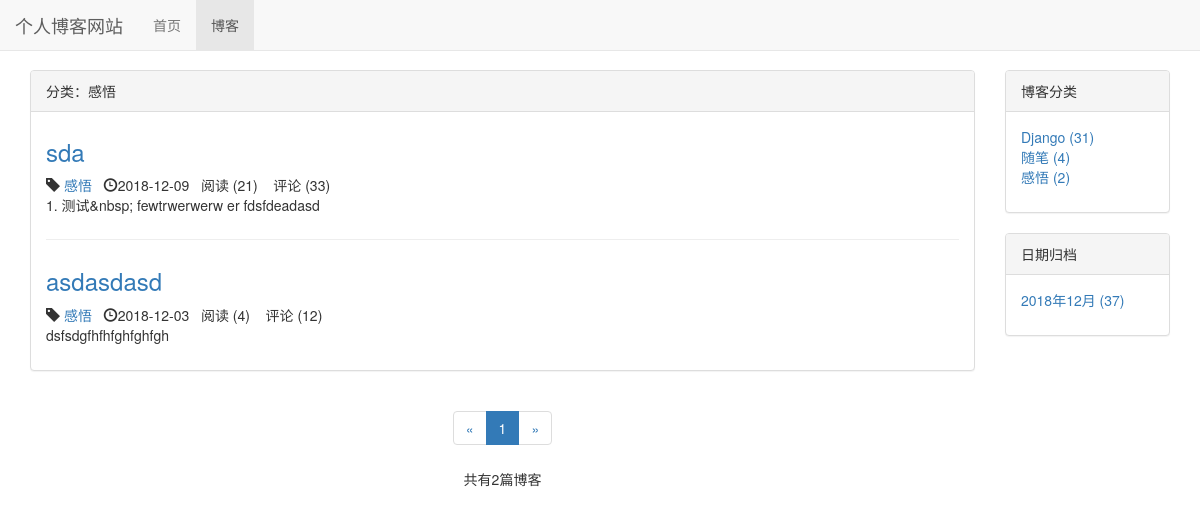
Before: /blog/type/3 with the older database file.
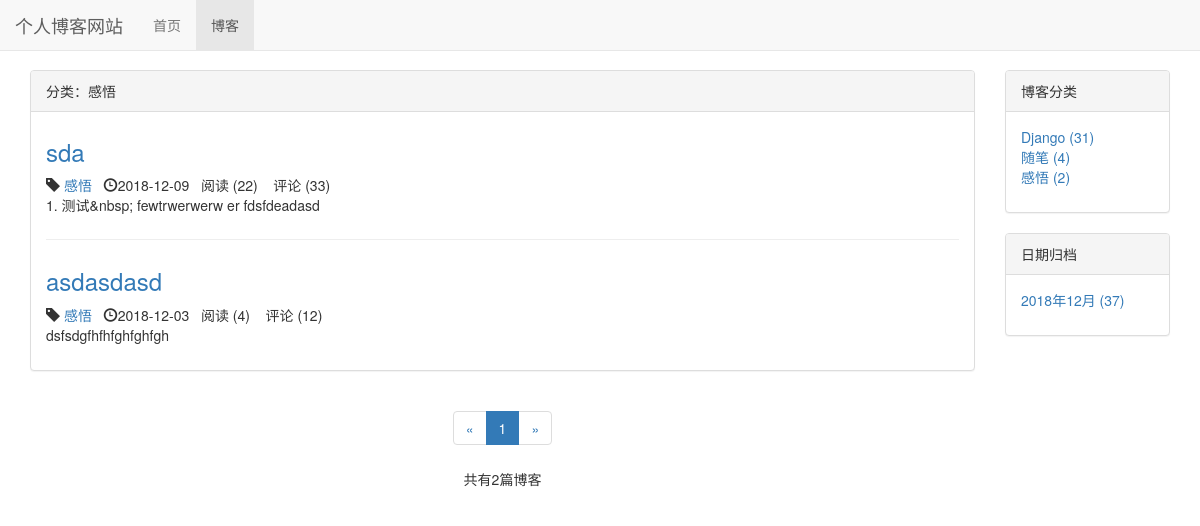
After: the same page with the newer database file.
### blog/models.py (models this page shows, shortened)
class Blog(models.Model,ReadNumExpandMethod):
    title = models.CharField(max_length=50)
    blog_type = models.ForeignKey(BlogType,on_delete=models.CASCADE) # 删除博客对博客类型无影响  多对一
    content = RichTextUploadingField()
    author = models.ForeignKey(User,on_delete=models.CASCADE)
    read_details = GenericRelation(ReadDetail) # 反向关联到ReadDetail    关联以后直接 blog.read_details.all()就能查看该博客所有readdetail
    created_time = models.DateTimeField(auto_now_add=True)
    last_updated_time = models.DateTimeField(auto_now=True)
    class Meta:
        ordering = ['-created_time']  # 按时间排序  最新的在最前

class BlogType (models.Model):
    type_name = models.CharField(max_length=15)
    def __str__ (self):  #让文章选择分类时能看到分类名
        return self.type_name
    def blog_count(self):
        return self.blog_set.count()  # blog_set 反向获取被关联外键的model（模型名称小写加_set）

### read_statistics/models.py (models this page shows)
class ReadNum(models.Model):
    read_num = models.IntegerField(default=0) # 阅读次数
    content_type = models.ForeignKey(ContentType, on_delete=models.CASCADE) # models.CASCADE 删除阅读次数会删除博客   DO_NOTHING  删除阅读次数对应博客本身无影响
    object_id = models.PositiveIntegerField()
    content_object = GenericForeignKey('content_type', 'object_id')

### blog/views.py (the view)
# urls.py: path('type/<int:blog_type_pk>',views.blogs_with_type,name="blogs_with_type"),
def blogs_with_type(request,blog_type_pk):
    blog_type = get_object_or_404(BlogType,pk=blog_type_pk)
    blogs_all_list=Blog.objects.filter(blog_type=blog_type)
    context = {}
    context = get_blog_list_common_date(request,blogs_all_list)
    context['blog_type'] = blog_type
    return render( request,'blog/blogs_with_type.html',context)

### comment/templatetags/comment_tags.py (called while the page is built)
@register.simple_tag
def get_comment_count(obj): # 数量统计
    content_type = ContentType.objects.get_for_model(obj) # 获得obj对应ContentType
    return Comment.objects.filter(content_type=content_type,object_id=obj.pk).count()

### read_statistics/models.py (called while the page is built)
    def get_read_num(self):   # 新增得到阅读数的方法
        try:                 # 会先完成try中的代码 如果完成中发生获取不到的错误 执行后一条
            ct = ContentType.objects.get_for_model(self) # 获取关联到Blog的 ContentType 实例
            readnum = ReadNum.objects.get(content_type = ct ,object_id = self.pk)  # 获得所有关联到Blog ， id值= self.pk 这个blog的 ReadNum
            return readnum.read_num    # 查看这一条记录的阅读次数
        except exceptions.ObjectDoesNotExist:  # except Exception as e  不管什么错误都会获取
            return 0                        # exceptions.ObjectDoesNotExist  记录不存在的错误返回 0

### blog/templates/blog/blogs_with_type.html (shortened to what this page needs)
{% extends 'blog/blog_list.html' %}
{% block blog_list_title %}
    分类：{{ blog_type.type_name }}
{% endblock %}

### blog/templates/blog/blog_list.html (shortened to what the changed rows need)
{% extends 'base.html' %}
{% load staticfiles %}
{% load comment_tags %}
{% block header_extends %}
    <link rel="stylesheet" href= "{% static 'blog/blog.css' %}" >
{% endblock %}
{% block content %}
    <div class="container">
        <div class="row">
            <div class=" col-xs-12 col-sm-8 col-md-9 col-lg-10">
                <div class="panel panel-default">
                    <div class="panel-body">
                        {% for blog in blogs %}
                            <div class="blog">
                                <h3><a href="{% url 'blog_detail' blog.pk %}">{{ blog.title }}</a></h3>
                                    <p class="blog-info">
                                        <span class="glyphicon glyphicon-tag"></span>
                                         <a href="{% url 'blogs_with_type' blog.blog_type.pk %}"> {{ blog.blog_type }}</a>&nbsp;&nbsp;
                                        <span class="glyphicon glyphicon-time"></span>{{ blog.created_time|date:"Y-m-d"}}&nbsp;&nbsp;
                                        阅读 ({{ blog.get_read_num }}) &nbsp;&nbsp;
                                        评论 ({% get_comment_count blog %})
                                    </p>
                                <p>{{ blog.content|striptags|truncatechars:60}}</p>
                            </div>
                        {% empty %}
                            <div class="blog">
                                <p> <h3>暂无博客，敬请期待</h3></p>
                            </div>
                        {% endfor %}
                    </div>
                </div>
            </div>
        </div>
    </div>
{% endblock %}

Changed rows visible on the page:
changed through a linked row, Blog "sda": get_read_num "21" → "22"
